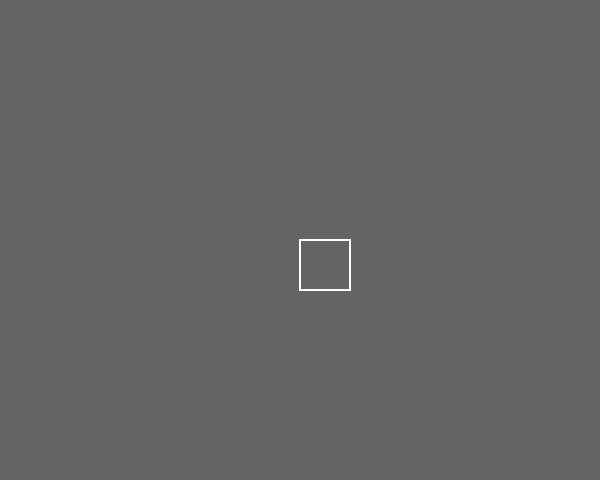
Frame 1 (no input)
Frame 60 (no input): identical to frame 1, image omitted
Frame 120 (the mouse pressed at the canvas centre since frame 60): identical to frame 1, image omitted

The p5.js sketch that drew this single still picture (run headless with seeded random() and noise() and a simulated clock; from frame 60 on, the mouse is pressed at the canvas centre):

// p5.js sketch
// ── sketch.js
function setup() {
  createCanvas(600,480);
}

function draw() {
  background(100);
  
  stroke(255);
  strokeWeight(2);
  noFill();
  
  if (mouseY > 300) {
    fill(255, 200, 255);
  }
  
  rect(300, 240, 50, 50);
}
